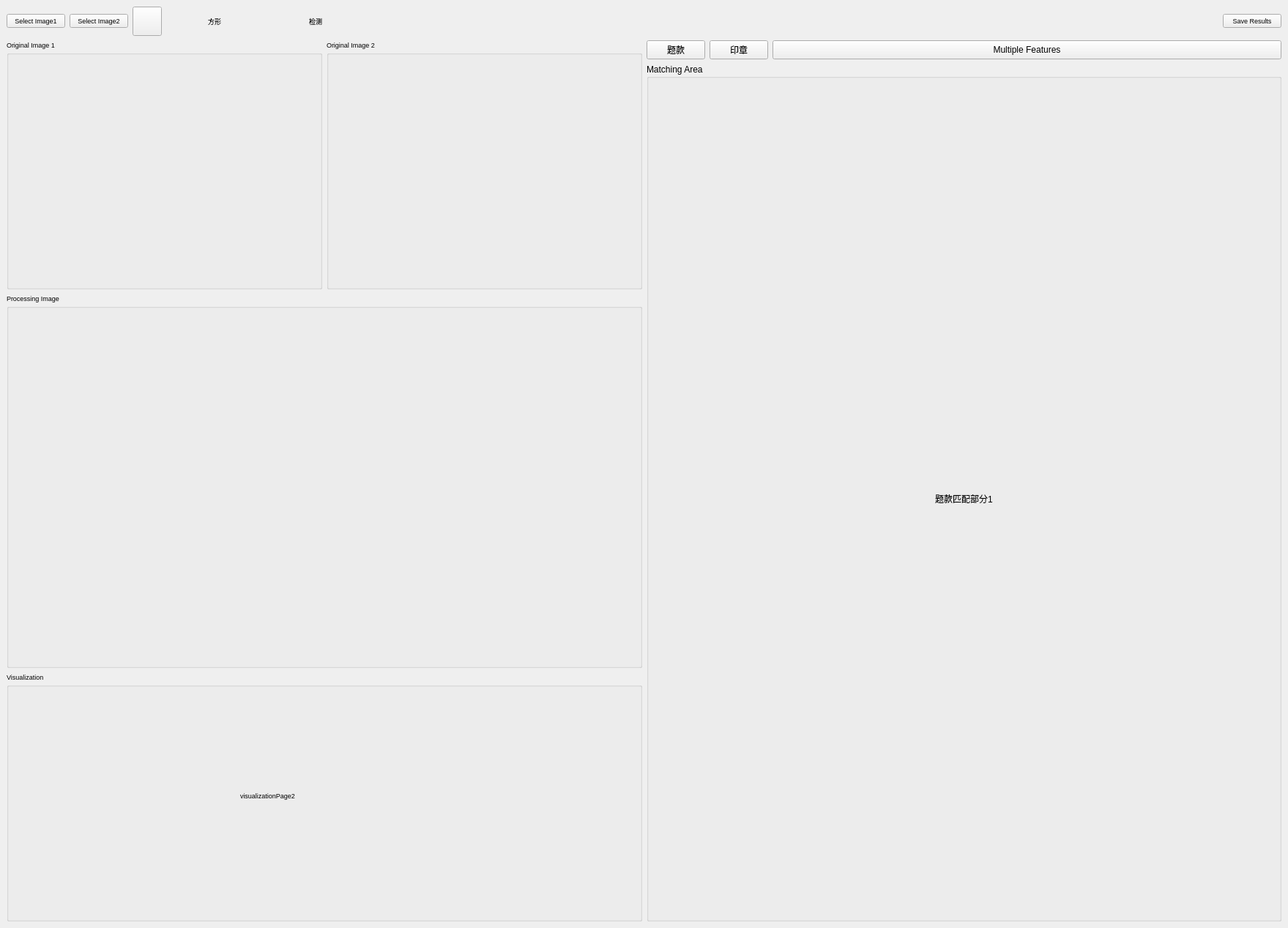
<?xml version="1.0" encoding="UTF-8"?>
<ui version="4.0">
 <class>MainWindow</class>
 <widget class="QMainWindow" name="MainWindow">
  <property name="geometry">
   <rect>
    <x>0</x>
    <y>0</y>
    <width>1759</width>
    <height>1267</height>
   </rect>
  </property>
  <property name="windowTitle">
   <string>魔棒效果demo</string>
  </property>
  <widget class="QWidget" name="centralwidget">
   <layout class="QVBoxLayout" name="verticalLayout_4">
    <item>
     <layout class="QHBoxLayout" name="horizontalLayout">
      <property name="sizeConstraint">
       <enum>QLayout::SetFixedSize</enum>
      </property>
      <property name="rightMargin">
       <number>0</number>
      </property>
      <item>
       <widget class="QPushButton" name="selectBtn1">
        <property name="sizePolicy">
         <sizepolicy hsizetype="Fixed" vsizetype="Fixed">
          <horstretch>0</horstretch>
          <verstretch>0</verstretch>
         </sizepolicy>
        </property>
        <property name="font">
         <font>
          <pointsize>7</pointsize>
         </font>
        </property>
        <property name="text">
         <string>Select Image1</string>
        </property>
       </widget>
      </item>
      <item>
       <widget class="QPushButton" name="selectBtn2">
        <property name="sizePolicy">
         <sizepolicy hsizetype="Fixed" vsizetype="Fixed">
          <horstretch>0</horstretch>
          <verstretch>0</verstretch>
         </sizepolicy>
        </property>
        <property name="font">
         <font>
          <pointsize>7</pointsize>
         </font>
        </property>
        <property name="text">
         <string>Select Image2</string>
        </property>
       </widget>
      </item>
      <item>
       <widget class="QPushButton" name="resetBtn">
        <property name="sizePolicy">
         <sizepolicy hsizetype="Fixed" vsizetype="Fixed">
          <horstretch>0</horstretch>
          <verstretch>0</verstretch>
         </sizepolicy>
        </property>
        <property name="minimumSize">
         <size>
          <width>40</width>
          <height>40</height>
         </size>
        </property>
        <property name="font">
         <font>
          <pointsize>7</pointsize>
         </font>
        </property>
        <property name="contextMenuPolicy">
         <enum>Qt::NoContextMenu</enum>
        </property>
        <property name="text">
         <string/>
        </property>
        <property name="icon">
         <iconset>
          <normaloff>../icon/reset.png</normaloff>../icon/reset.png</iconset>
        </property>
        <property name="iconSize">
         <size>
          <width>20</width>
          <height>20</height>
         </size>
        </property>
        <property name="checkable">
         <bool>true</bool>
        </property>
       </widget>
      </item>
      <item>
       <widget class="QToolButton" name="moveBtn">
        <property name="sizePolicy">
         <sizepolicy hsizetype="Fixed" vsizetype="Fixed">
          <horstretch>0</horstretch>
          <verstretch>0</verstretch>
         </sizepolicy>
        </property>
        <property name="minimumSize">
         <size>
          <width>40</width>
          <height>40</height>
         </size>
        </property>
        <property name="font">
         <font>
          <pointsize>7</pointsize>
         </font>
        </property>
        <property name="contextMenuPolicy">
         <enum>Qt::NoContextMenu</enum>
        </property>
        <property name="text">
         <string/>
        </property>
        <property name="icon">
         <iconset>
          <normaloff>../icon/move.png</normaloff>../icon/move.png</iconset>
        </property>
        <property name="iconSize">
         <size>
          <width>20</width>
          <height>20</height>
         </size>
        </property>
        <property name="checkable">
         <bool>true</bool>
        </property>
        <property name="autoRaise">
         <bool>true</bool>
        </property>
       </widget>
      </item>
      <item>
       <widget class="QToolButton" name="floodFillBtn">
        <property name="sizePolicy">
         <sizepolicy hsizetype="Fixed" vsizetype="Fixed">
          <horstretch>0</horstretch>
          <verstretch>0</verstretch>
         </sizepolicy>
        </property>
        <property name="minimumSize">
         <size>
          <width>40</width>
          <height>40</height>
         </size>
        </property>
        <property name="font">
         <font>
          <pointsize>7</pointsize>
         </font>
        </property>
        <property name="contextMenuPolicy">
         <enum>Qt::NoContextMenu</enum>
        </property>
        <property name="text">
         <string>方形</string>
        </property>
        <property name="icon">
         <iconset>
          <normaloff>../icon/magic_wand.png</normaloff>../icon/magic_wand.png</iconset>
        </property>
        <property name="iconSize">
         <size>
          <width>20</width>
          <height>20</height>
         </size>
        </property>
        <property name="checkable">
         <bool>true</bool>
        </property>
        <property name="autoRaise">
         <bool>true</bool>
        </property>
       </widget>
      </item>
      <item>
       <widget class="QToolButton" name="squareCutBtn">
        <property name="sizePolicy">
         <sizepolicy hsizetype="Fixed" vsizetype="Fixed">
          <horstretch>0</horstretch>
          <verstretch>0</verstretch>
         </sizepolicy>
        </property>
        <property name="minimumSize">
         <size>
          <width>40</width>
          <height>40</height>
         </size>
        </property>
        <property name="font">
         <font>
          <pointsize>7</pointsize>
         </font>
        </property>
        <property name="contextMenuPolicy">
         <enum>Qt::NoContextMenu</enum>
        </property>
        <property name="text">
         <string/>
        </property>
        <property name="icon">
         <iconset>
          <normaloff>../icon/square.png</normaloff>../icon/square.png</iconset>
        </property>
        <property name="iconSize">
         <size>
          <width>20</width>
          <height>20</height>
         </size>
        </property>
        <property name="checkable">
         <bool>true</bool>
        </property>
        <property name="autoRaise">
         <bool>true</bool>
        </property>
       </widget>
      </item>
      <item>
       <widget class="QToolButton" name="freeCutBtn">
        <property name="sizePolicy">
         <sizepolicy hsizetype="Fixed" vsizetype="Fixed">
          <horstretch>0</horstretch>
          <verstretch>0</verstretch>
         </sizepolicy>
        </property>
        <property name="minimumSize">
         <size>
          <width>40</width>
          <height>40</height>
         </size>
        </property>
        <property name="font">
         <font>
          <pointsize>7</pointsize>
         </font>
        </property>
        <property name="text">
         <string/>
        </property>
        <property name="icon">
         <iconset>
          <normaloff>../icon/free_select.png</normaloff>../icon/free_select.png</iconset>
        </property>
        <property name="iconSize">
         <size>
          <width>20</width>
          <height>20</height>
         </size>
        </property>
        <property name="checkable">
         <bool>true</bool>
        </property>
        <property name="autoRaise">
         <bool>true</bool>
        </property>
       </widget>
      </item>
      <item>
       <widget class="QToolButton" name="sensorBtn">
        <property name="sizePolicy">
         <sizepolicy hsizetype="Fixed" vsizetype="Fixed">
          <horstretch>0</horstretch>
          <verstretch>0</verstretch>
         </sizepolicy>
        </property>
        <property name="minimumSize">
         <size>
          <width>40</width>
          <height>40</height>
         </size>
        </property>
        <property name="font">
         <font>
          <pointsize>7</pointsize>
         </font>
        </property>
        <property name="text">
         <string>检测</string>
        </property>
        <property name="icon">
         <iconset>
          <normaloff>../icon/sensor.png</normaloff>../icon/sensor.png</iconset>
        </property>
        <property name="iconSize">
         <size>
          <width>20</width>
          <height>20</height>
         </size>
        </property>
        <property name="checkable">
         <bool>true</bool>
        </property>
        <property name="autoRaise">
         <bool>true</bool>
        </property>
       </widget>
      </item>
      <item>
       <spacer name="horizontalSpacer">
        <property name="font">
         <font>
          <pointsize>7</pointsize>
         </font>
        </property>
        <property name="orientation">
         <enum>Qt::Horizontal</enum>
        </property>
        <property name="sizeHint" stdset="0">
         <size>
          <width>40</width>
          <height>20</height>
         </size>
        </property>
       </spacer>
      </item>
      <item>
       <widget class="QPushButton" name="saveBtn">
        <property name="sizePolicy">
         <sizepolicy hsizetype="Fixed" vsizetype="Fixed">
          <horstretch>0</horstretch>
          <verstretch>0</verstretch>
         </sizepolicy>
        </property>
        <property name="font">
         <font>
          <pointsize>7</pointsize>
         </font>
        </property>
        <property name="text">
         <string>Save Results</string>
        </property>
       </widget>
      </item>
     </layout>
    </item>
    <item>
     <layout class="QHBoxLayout" name="horizontalLayout_4" stretch="0,0">
      <item>
       <layout class="QVBoxLayout" name="verticalLayout_6" stretch="2,3,2">
        <property name="spacing">
         <number>6</number>
        </property>
        <item>
         <layout class="QHBoxLayout" name="horizontalLayout_7">
          <item>
           <widget class="QGroupBox" name="originGroupBox1">
            <property name="sizePolicy">
             <sizepolicy hsizetype="Preferred" vsizetype="Preferred">
              <horstretch>0</horstretch>
              <verstretch>0</verstretch>
             </sizepolicy>
            </property>
            <property name="font">
             <font>
              <pointsize>7</pointsize>
             </font>
            </property>
            <property name="title">
             <string>Original Image 1</string>
            </property>
           </widget>
          </item>
          <item>
           <widget class="QGroupBox" name="originGroupBox2">
            <property name="font">
             <font>
              <pointsize>7</pointsize>
             </font>
            </property>
            <property name="title">
             <string>Original Image 2</string>
            </property>
           </widget>
          </item>
         </layout>
        </item>
        <item>
         <widget class="QGroupBox" name="image1GroupBox">
          <property name="sizePolicy">
           <sizepolicy hsizetype="MinimumExpanding" vsizetype="Expanding">
            <horstretch>0</horstretch>
            <verstretch>0</verstretch>
           </sizepolicy>
          </property>
          <property name="font">
           <font>
            <pointsize>7</pointsize>
           </font>
          </property>
          <property name="title">
           <string>Processing Image</string>
          </property>
          <property name="checkable">
           <bool>false</bool>
          </property>
          <layout class="QHBoxLayout" name="horizontalLayout_5">
           <item>
            <widget class="QStackedWidget" name="processingStackedWidget">
             <property name="currentIndex">
              <number>0</number>
             </property>
             <widget class="QWidget" name="processingPage1"/>
             <widget class="QWidget" name="processingPage2"/>
            </widget>
           </item>
          </layout>
         </widget>
        </item>
        <item>
         <widget class="QGroupBox" name="image2GroupBox">
          <property name="sizePolicy">
           <sizepolicy hsizetype="MinimumExpanding" vsizetype="Expanding">
            <horstretch>0</horstretch>
            <verstretch>0</verstretch>
           </sizepolicy>
          </property>
          <property name="font">
           <font>
            <pointsize>7</pointsize>
           </font>
          </property>
          <property name="title">
           <string>Visualization</string>
          </property>
          <layout class="QHBoxLayout" name="horizontalLayout_6">
           <item>
            <widget class="QStackedWidget" name="visualizationStackedWidget">
             <property name="currentIndex">
              <number>1</number>
             </property>
             <widget class="QWidget" name="visualizationPage1">
              <widget class="QLabel" name="label">
               <property name="geometry">
                <rect>
                 <x>307</x>
                 <y>140</y>
                 <width>181</width>
                 <height>24</height>
                </rect>
               </property>
               <property name="text">
                <string>visualizationPage1</string>
               </property>
              </widget>
             </widget>
             <widget class="QWidget" name="visualizationPage2">
              <widget class="QLabel" name="label_2">
               <property name="geometry">
                <rect>
                 <x>307</x>
                 <y>130</y>
                 <width>181</width>
                 <height>24</height>
                </rect>
               </property>
               <property name="text">
                <string>visualizationPage2</string>
               </property>
              </widget>
             </widget>
            </widget>
           </item>
          </layout>
         </widget>
        </item>
       </layout>
      </item>
      <item>
       <layout class="QVBoxLayout" name="verticalLayout">
        <item>
         <layout class="QHBoxLayout" name="horizontalLayout_8">
          <item>
           <widget class="QPushButton" name="inscriptionBtn">
            <property name="sizePolicy">
             <sizepolicy hsizetype="Fixed" vsizetype="Fixed">
              <horstretch>0</horstretch>
              <verstretch>0</verstretch>
             </sizepolicy>
            </property>
            <property name="text">
             <string>题款</string>
            </property>
           </widget>
          </item>
          <item>
           <widget class="QPushButton" name="stampBtn">
            <property name="sizePolicy">
             <sizepolicy hsizetype="Fixed" vsizetype="Fixed">
              <horstretch>0</horstretch>
              <verstretch>0</verstretch>
             </sizepolicy>
            </property>
            <property name="text">
             <string>印章</string>
            </property>
            <property name="checkable">
             <bool>true</bool>
            </property>
           </widget>
          </item>
          <item>
           <widget class="QToolButton" name="featuresBtn">
            <property name="sizePolicy">
             <sizepolicy hsizetype="Preferred" vsizetype="Preferred">
              <horstretch>0</horstretch>
              <verstretch>0</verstretch>
             </sizepolicy>
            </property>
            <property name="text">
             <string>Multiple Features</string>
            </property>
            <property name="popupMode">
             <enum>QToolButton::InstantPopup</enum>
            </property>
            <property name="toolButtonStyle">
             <enum>Qt::ToolButtonTextOnly</enum>
            </property>
            <property name="arrowType">
             <enum>Qt::NoArrow</enum>
            </property>
           </widget>
          </item>
         </layout>
        </item>
        <item>
         <widget class="QGroupBox" name="groupBox">
          <property name="title">
           <string>Matching Area</string>
          </property>
          <layout class="QVBoxLayout" name="verticalLayout_3">
           <item>
            <widget class="QStackedWidget" name="matchStackedWidget">
             <property name="currentIndex">
              <number>0</number>
             </property>
             <widget class="QWidget" name="matchPage1_1">
              <layout class="QVBoxLayout" name="verticalLayout_2">
               <item>
                <widget class="QLabel" name="label_4">
                 <property name="text">
                  <string>题款匹配部分1</string>
                 </property>
                 <property name="alignment">
                  <set>Qt::AlignCenter</set>
                 </property>
                </widget>
               </item>
              </layout>
             </widget>
             <widget class="QWidget" name="matchPage1_2">
              <layout class="QVBoxLayout" name="verticalLayout_7">
               <item>
                <widget class="QListWidget" name="stampList1"/>
               </item>
              </layout>
             </widget>
             <widget class="QWidget" name="matchPage2_1">
              <layout class="QVBoxLayout" name="verticalLayout_5">
               <item>
                <widget class="QLabel" name="label_3">
                 <property name="text">
                  <string>题款匹配部分2</string>
                 </property>
                 <property name="alignment">
                  <set>Qt::AlignCenter</set>
                 </property>
                </widget>
               </item>
              </layout>
             </widget>
             <widget class="QWidget" name="matchPage2_2">
              <layout class="QVBoxLayout" name="verticalLayout_8">
               <item>
                <widget class="QListWidget" name="stampList2">
                 <property name="enabled">
                  <bool>false</bool>
                 </property>
                 <property name="autoFillBackground">
                  <bool>false</bool>
                 </property>
                </widget>
               </item>
              </layout>
             </widget>
            </widget>
           </item>
          </layout>
         </widget>
        </item>
       </layout>
      </item>
     </layout>
    </item>
   </layout>
  </widget>
 </widget>
 <resources/>
 <connections/>
</ui>
